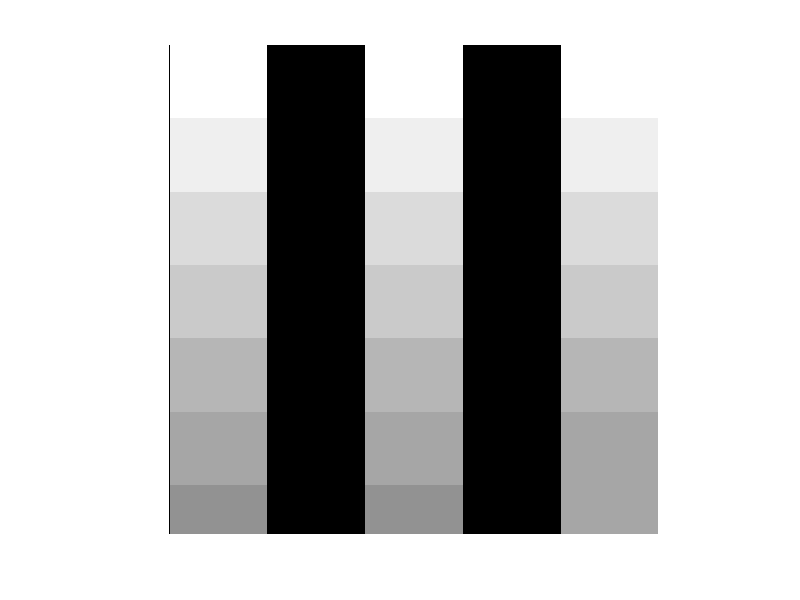

MATLAB code for this plot:
f2bmat=zeros(20,20);

a=14;
for j=1:8:17
    for i=1:3:17
    f2bmat(i:i+2,j:j+3)=255/14*a;
    a=a-1;
    f2bmatshow=f2bmat/255;
    imshow(f2bmatshow);
    f2bmat(19:20,j:j+3)=255/14*a;
    end
    
    mtrxfile=fopen(['f2bmat' num2str(j) '-' num2str(14) '.txt'],'w');
    fwrite(mtrxfile, transpose(f2bmat));
    fclose(mtrxfile);
    f2bnor=zeros(20,20);
    f2bnor(:,j:j+3)=256;
    mtrxfile2=fopen(['f2bnor' num2str(j) '.txt'],'w');
    fwrite(mtrxfile2, transpose(f2bnor));
    fclose(mtrxfile2);
    a=14;
    %f2bmat=zeros(20,20);
end
